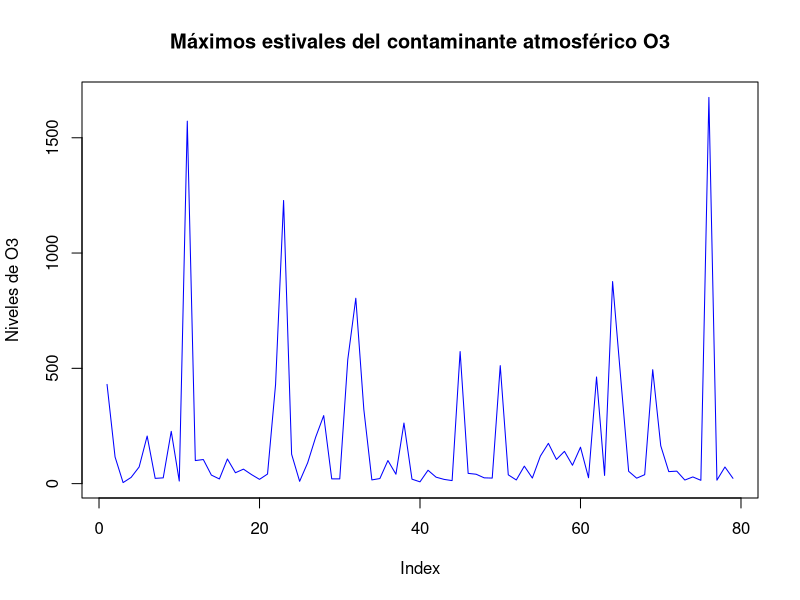

The R source for this figure:
## ---- chunk 1
knitr::opts_chunk$set(echo = TRUE)
## ---- chunk 2
#Máximos estivales del contaminante atmosférico O3
O3<-c(430.3, 115.7,4.48, 26.95, 72.27,206.4, 22.79,25.03,226.8,11.1,1572,100,104.5,37.1,
      20.22,106.9,47.2,62.82,39.3,18.52,41.57,429.5,1228,127.6,9.93,90.4,201.7,
      295.1,20.62,20.58,538.1,804,321.6,16.11,22.05,100.2,40.76,262.7,19.32,
7.79,58.02,28.02,18.38,13.12,
572.8,44.46,40.72,25.07,24.07,511.8,38.12,15.86,75.84,
24.09,119.4,174.7,104.7,140,79.67,158,25.46,462.5,35.53,
876.4,462.5,53.47,23.59,38.77,494.2,164.2,52.06,54.13,15.53,29,14.35,1675,15.01,72.07,22.99)

plot(O3, type = "l", col = "blue", xlab = "Index", ylab = "Niveles de O3", main = "Máximos estivales del contaminante atmosférico O3")
## ---- chunk 3
# faltan datos, ya los pedí
## ---- chunk 4
#datos
